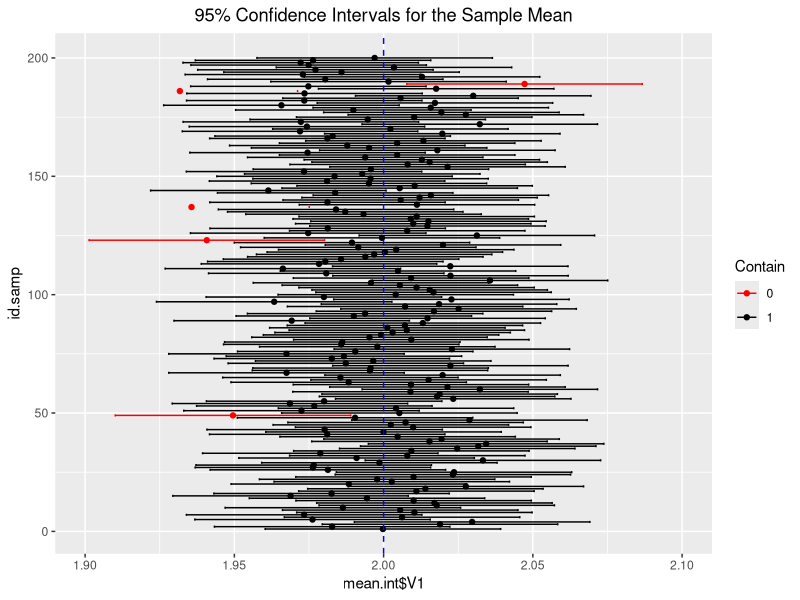
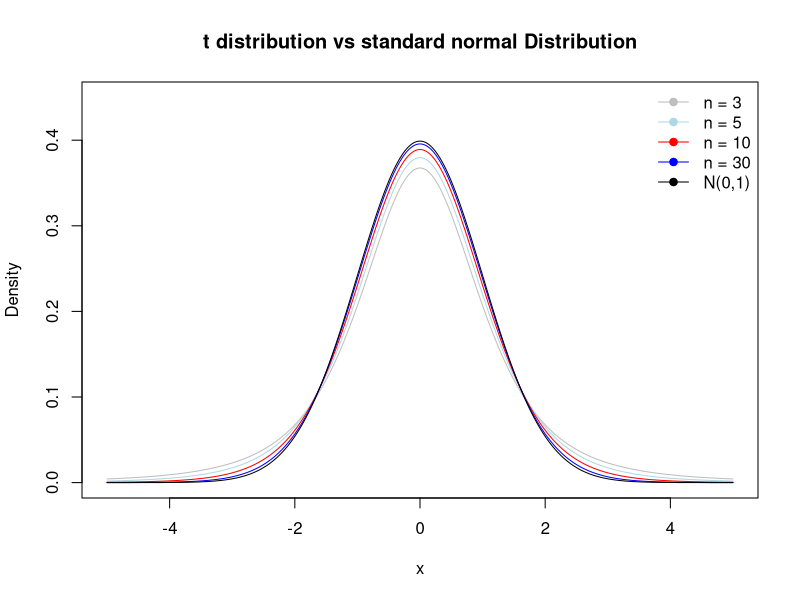

Generate these figures, in order, with R: (Note: this script raises an error after producing the figures.)
################################################################ 
# ADVANCED FOUNDATIONS OF STATISTICS FOR AI                    # 
# Practical lectures                                           #
# Lecture 2                                                    #
# Wednesday, October 18, 2023                                  #
# Giorgia Zaccaria <giorgia.zaccaria@unimib.it>                #
################################################################

### Lecture Overview
##  1. Point Estimation and Confidence Intervals
##  2. Hypothesis testing
##  3. Simple Linear Regression (model parameter estimates, confidence intervals, test, prediction)
##  4. EXERCISES FOR HOME 

################################################################ 
# 1. Point Estimation and Confidence Intervals                 #
################################################################
# *Exercise*
# Introduction to ggplot2
# https://ggplot2-book.org/introduction.html
# Confidence intervals interpretation
# TEXT 
# Consider 200 samples of size 20 generated from a normal distribution with mean = 2 and 
# sd = 0.09.
# QUESTION: 
# Compute the 95% confidence intervals for the sample mean and plot them by highlighting those 
# that do not contain the true value of the parameter.
library(dplyr)
library(ggplot2)
library(gridExtra)

samp <- vector(mode = "list", length = 0) 
xmean <- matrix(0, 200, 1)

for (s in 1:200){
  samp[[s]] <- rnorm(20, 2, 0.09)
  xmean[s,1] <- mean(samp[[s]])
}

mean.int <- as.data.frame(xmean)
mean.int <- mean.int %>% mutate(upper = mean.int$V1 + (0.09/sqrt(20))*qnorm(0.975)) %>% mutate(lower = mean.int$V1 - (0.09/sqrt(20))*qnorm(0.975))
id.samp <- seq(1,200,1)
id.samp <- as.data.frame(id.samp)

CI95 <- cbind(id.samp, mean.int)
CI95 <- CI95 %>% mutate(Contain = ifelse(lower < 2, ifelse(upper > 2, 1, 0), 0))
CI95$Contain <- factor(CI95$Contain, levels = c(0,1))
colorset = c('0'='red','1'='black')

CI_plot_95 <- CI95 %>% ggplot(aes(x = id.samp, y = mean.int$V1)) + geom_point(aes(color = Contain)) + geom_errorbar(aes(ymin = lower, ymax = upper, color = Contain)) + scale_color_manual(values = colorset) + coord_flip() + geom_hline(yintercept = 2, linetype = "dashed", color = "blue") + labs(title = "95% Confidence Intervals for the Sample Mean") + theme(plot.title = element_text(hjust = 0.5)) + ylim(1.9,2.1)
grid.arrange(CI_plot_95)

(length(which(CI95$Contain == 0))/200)*100

################################################################ 
# 2. Hypothesis testing                                        #
################################################################
# *Ex. 35 page 345 (modified)*
# TEXT
# The following data concerns time  (min) to repair a rail break in the high rail on a curved 
# track of a certain railway line.
rail <- as.vector(c(159, 120, 480, 149, 270, 547, 340, 43, 228, 202, 240, 218))

# QUESTIONS:
# (a) Describe the data.
# (b) Assuming that it is plausible that the population of repair time is at least approximately 
# normal, is there compelling evidence for concluding that true average repair time is different 
# form 200 min? Carry out a test of hypotheses using a significance level of .05.
# HOMEWORK:
# Do exercise 35 as it is in the book and compute point c.

# (a) Descriptive Statistics
length(rail)

summary(rail)

# (b) Hypothesis testing
# H0: mu = 200
# H1: mu != 200
# Since n < 30, we have to use the Student's t statistic.
tm <- mean(rail)
tsd <- sd(rail)

t.stat <- (tm-200)/(tsd/sqrt(length(rail)))

p.val <- 2*pt(abs(t.stat), length(rail)-1, lower.tail = F)

p.val

p.val < 0.05

# Thus, we do not reject H0 at alpha = 0.05. 
# This means that we have insufficient evidence to conclude that the true average repair time
# differs from 200 minutes.

#####################################################
# EXAMPLE
# Represent the difference between a t distribution and a standard normal distribution as n grows.
x_dt <- seq(- 5, 5, by = 0.001)
plot(x_dt, dt(x_dt, df = 3), type = "l", main = "t distribution vs standard normal Distribution", xlab = "x", ylab = "Density", col = "gray", ylim = c(0, 0.45))
lines(x_dt, dt(x_dt, df = 5), type = "l", col = "lightblue", lwd = 1, add = T)
lines(x_dt, dt(x_dt, df = 10), type = "l", col = "red", lwd = 1, add = T)
lines(x_dt, dt(x_dt, df = 30), type = "l", col = "blue", lwd = 1, add = T)
lines(x_dt, dnorm(x_dt), type = "l", col = "black", lwd = 1, add = T)
legend("topright", c("n = 3", "n = 5", "n = 10", "n = 30", "N(0,1)"), col = c("gray", 
                                                                              "lightblue",
                                                                              "red",
                                                                              "blue",
                                                                              "black"),
       bty = "n", pch = 19, lty = 1, border = "white")  

################################################################ 
# 3. Simple Linear Regression                                  #
################################################################
# Go to UCI repository
# https://archive.ics.uci.edu/ml/datasets/Automobile
# and download the data set and its description.

# Import the data set. I call it "Automobiles".

# Replace the values "?" with NA.
? which

NAval <- which(Automobiles == "?", arr.ind=T)
for (i in 1:dim(NAval)[1]){
  Automobiles[NAval[i,1],NAval[i,2]] <- NA
}
View(Automobiles)

# Consider the variables 'horsepower' (V22) and 'price' (V26).
str(Automobiles)
data <- as.data.frame(cbind(as.numeric(Automobiles$V22), as.numeric(Automobiles$V26)))
colnames(data) <- c("Horsepower", "Price")
head(data)

# Remove the NA values.
data <- as.data.frame(data[-which(is.na(data), arr.ind = T)[,1],])

str(data)

# Data description.
summary(data)

# Is there a relationship between the two variables?
par(mfrow = c(1,1))
plot(data$Horsepower, data$Price, xlab = "Horsepower", ylab = "Price", pch = 20)

# Which kind of relationship?
cor(data) 

# Fit a simple linear regression model and interpret the results.
? lm

reg <- lm(Price ~ Horsepower, data = data)
reg

names(reg)

# Which is the interpretation of the coefficient?
coef(reg)

# Plot the regression line.
par(mfrow = c(1,1))
plot(data$Horsepower, data$Price, xlab = "Horsepower", ylab = "Price", pch = 20)
abline(reg, col = "red", lwd = 2)
points(mean(data$Horsepower),mean(data$Price), pch = "+", col = "purple")

################################################################ 
# 4. EXERCISES FOR HOME                                        #
################################################################
# 1) Consider the exercise in Part 5. Increase the number of generated values to 100000 and comment the results.
# 2) *Ex. 71 page 130*
#     TEXT
#     A geologist has collected 10 specimens of basaltic rock and 10 specimens of granite. The geologist 
#     instructs a laboratory assistant to randomly select 15 of the specimens for analysis.
#     QUESTIONS:
#     (a) What is the pmf of the number of granite specimens selected for analysis?
#     (b) What is the probability that all specimens of one of the two types of rock are selected for analysis?
#     (c) What is the probability that the number of granite specimens selected for analysis is within 1 
#     standard deviation of its mean value?
# 3) *Exercise (TEXT AND QUESTIONS)*
#     (a) Compute the probability of getting 4 heads when 7 coins are tossed.
#     (b) Suppose 35% of all households in an Italian big city have three cars.
#     what is the probability that a random sample of 80 households will contain at least 30 
#     households that have three cars?
#     (c) Is it possible to use the normal approximation? If yes, in which way?
# 4) *Exercise 5 page 285*
#     TEXT
#     Assume that the helium porosity (in percentage) of coal samples taken from any particular seam
#     is normally distributed with true standard deviation .75.
#     QUESTIONS:
#     (c) How large a sample size is necessary if the width of the 95% interval is to be .40?
#     (d) What sample size is necessary to estimate true average porosity to within .2 with 99% 
#     confidence?
# 5) *Ex. 20 page 294 (modified)*
#     TEXT
#     TV advertising agencies face increasing challenges in reaching audience members because viewing
#     TV programs via digital streaming is gaining in popularity. 
#     The Harris poll reported on November 13, 2012, that 53% of 2343 American adults surveyed said 
#     they have watched digitally streamed TV programming on some type of device.
#     QUESTIONS:
#     (a) Calculate and interpret a confidence interval at the 99% confidence level for the 
#     proportion of all adult Americans who watched streamed programming up to that point in time.
#     (b) Compute also 90% and 95% confidence intervals. Which are the differences? 
#     (c) What sample size would be required for the width of a 99% CI to be at most .05 irrespective
#     of the value of phat? 
# 6) *Ex. 21 page 334*
#     TEXT
#     The desired percentage of SiO_2 in a certain type of aluminous cement is 5.5. 
#     To test whether the true average percentage is 5.5 for a particular production facility, 
#     16 independently obtained samples are analyzed. 
#     Suppose that the percentage of SiO_2 in a sample is normally distributed with sigma = 0.3 
#     and that xbar = 5.25.
#     QUESTIONS:
#     (a) Does this indicate conclusively that the true average percentage differs from 5.5?
#     (b) If the true average percentage is mu = 5.6 and a level alpha =  0.01 test based on n = 16
#     is used, what is the probability of detecting this departure from H0?
#     (c) What value of n is required to satisfy alpha = 0.01 and beta(5.6) = .01?
# 7) *Ex. 37 page 345*
#     TEXT
#     The following data concerns the cube compressive strength (MPa) of concrete specimens 

data <- c(112.3, 97.0, 92.7, 86.0, 102.0, 99.2, 95.8, 103.5, 89.0, 86.7)

#     QUESTIONS:
#     (a) Is it plausible that the compressive strength for this type of concrete is normally 
#     distributed?
#     (b) Suppose the concrete will be used for a particular application unless there is strong 
#     evidence that true average strength is less than 100 MPa. Should the concrete be used? 
#     Carry out a test of appropriate hypotheses.
